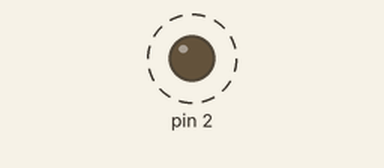
This sketch was run on a simulated Arduino Uno, built with avr-gcc and run on an emulated ATmega328P. Parts: output pins drawn as LEDs (lit = HIGH). Dashed ring = blinking.

Above: at 0.5 s.
Timing chart, 0 to 4.6 s (numbered marks = the images above):
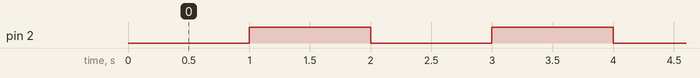

Measured:
- by itself, pin 2: alternates HIGH for 1.0 s and LOW for 1.0 s

The sketch:

Timer.ino
```cpp
#include<TimerOne.h>
boolean state=false;//
void setup() {
  // put your setup code here, to run once:
Timer1.initialize(1000000);
Timer1.attachInterrupt(TimerISR);
pinMode(2,OUTPUT);

}

void loop() {
  // put your main code here, to run repeatedly:

}
void TimerISR(){
 // digitalWrite(2,~state);
 state=!state;
 digitalWrite(2,state);

}
```
